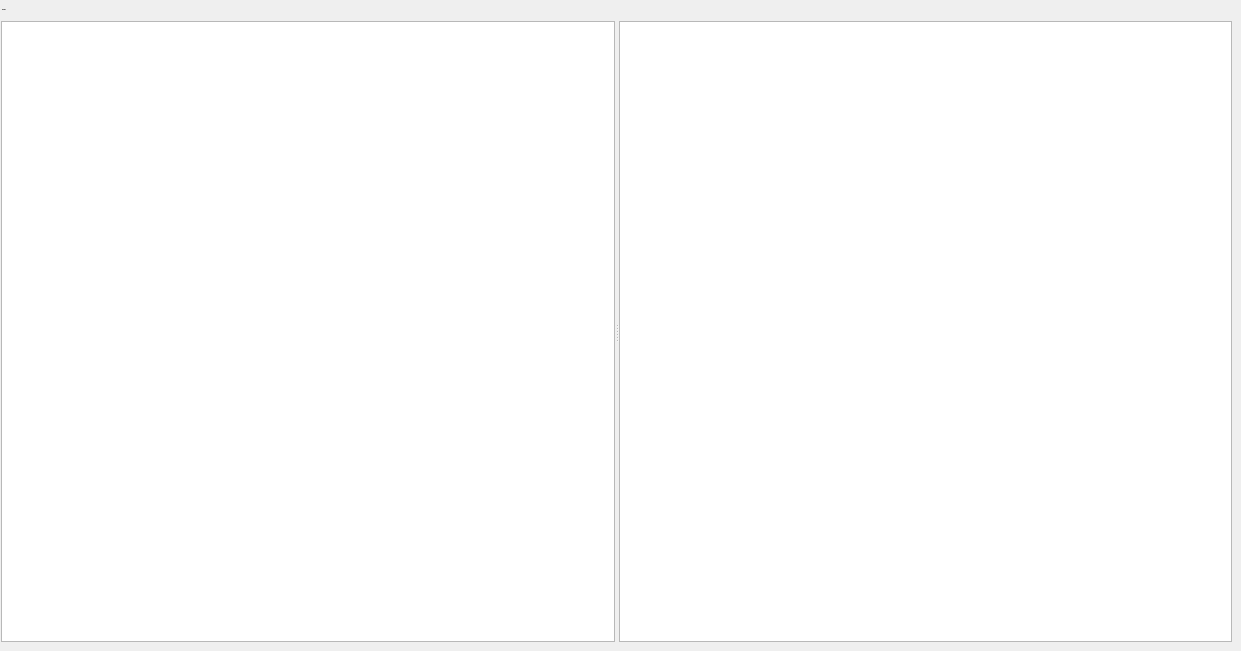
        <widget class="QWidget" name="page_3">
         <widget class="QLabel" name="topText">
          <property name="geometry">
           <rect>
            <x>2</x>
            <y>2</y>
            <width>161</width>
            <height>16</height>
           </rect>
          </property>
          <property name="maximumSize">
           <size>
            <width>16777215</width>
            <height>30</height>
           </size>
          </property>
          <property name="font">
           <font>
            <family>verdana</family>
            <pointsize>-1</pointsize>
            <weight>75</weight>
            <italic>false</italic>
            <bold>true</bold>
           </font>
          </property>
          <property name="text">
           <string>Shows</string>
          </property>
         </widget>
         <widget class="QSplitter" name="navSplitter">
          <property name="geometry">
           <rect>
            <x>1</x>
            <y>21</y>
            <width>1231</width>
            <height>621</height>
           </rect>
          </property>
          <property name="orientation">
           <enum>Qt::Horizontal</enum>
          </property>
          <widget class="QListWidget" name="leftList">
           <property name="autoFillBackground">
            <bool>false</bool>
           </property>
          </widget>
          <widget class="QTreeWidget" name="rightTree">
           <property name="headerHidden">
            <bool>true</bool>
           </property>
           <column>
            <property name="text">
             <string>0</string>
            </property>
           </column>
          </widget>
         </widget>
        </widget>
